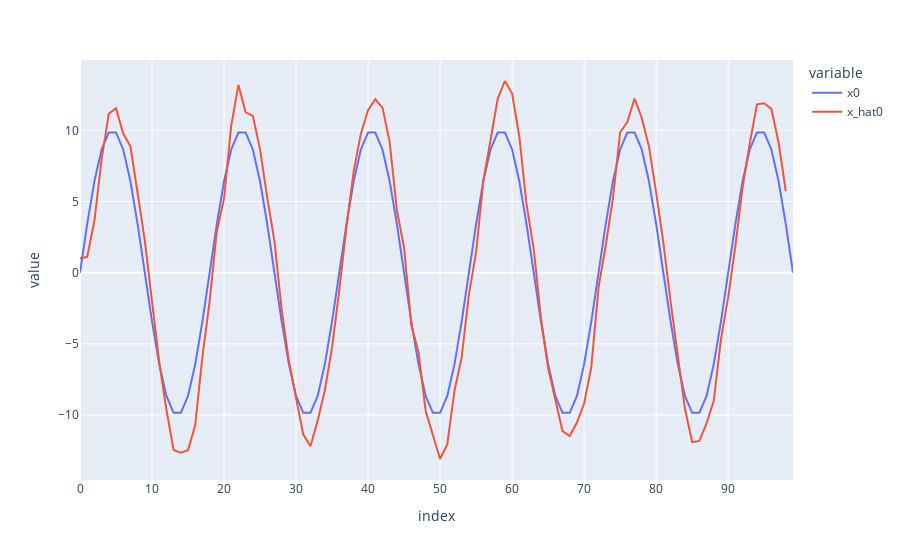

Here is the notebook cell this chart was saved with:
### Code cell
ex.line(pd.concat((to_df(target, 'x'), to_df(pos, 'x_hat')))[['x0', 'x_hat0']])

### Figure 1 — Plotly figure (JSON) as saved in the notebook; plotly's stock layout.template omitted (floating-point values rounded to 4 significant figures; data arrays with more than 128 entries replaced by an {"elided": "..."} marker saying what was removed)
{"data": [{"hovertemplate": "variable=x0<br>index=%{x}<br>value=%{y}<extra></extra>", "legendgroup": "x0", "line": {"color": "#636efa", "dash": "solid"}, "marker": {"symbol": "circle"}, "mode": "lines", "name": "x0", "orientation": "v", "showlegend": true, "type": "scatter", "x": {"elided": "199 int values"}, "xaxis": "x", "y": {"elided": "199 float values"}, "yaxis": "y"}, {"hovertemplate": "variable=x_hat0<br>index=%{x}<br>value=%{y}<extra></extra>", "legendgroup": "x_hat0", "line": {"color": "#EF553B", "dash": "solid"}, "marker": {"symbol": "circle"}, "mode": "lines", "name": "x_hat0", "orientation": "v", "showlegend": true, "type": "scatter", "x": {"elided": "199 int values"}, "xaxis": "x", "y": {"elided": "199 float values"}, "yaxis": "y"}], "layout": {"autosize": true, "legend": {"title": {"text": "variable"}, "tracegroupgap": 0}, "margin": {"t": 60}, "xaxis": {"anchor": "y", "autorange": true, "domain": [0, 1], "range": [0, 99], "title": {"text": "index"}, "type": "linear"}, "yaxis": {"anchor": "x", "autorange": true, "domain": [0, 1], "range": [-14.57, 14.95], "title": {"text": "value"}, "type": "linear"}}}
